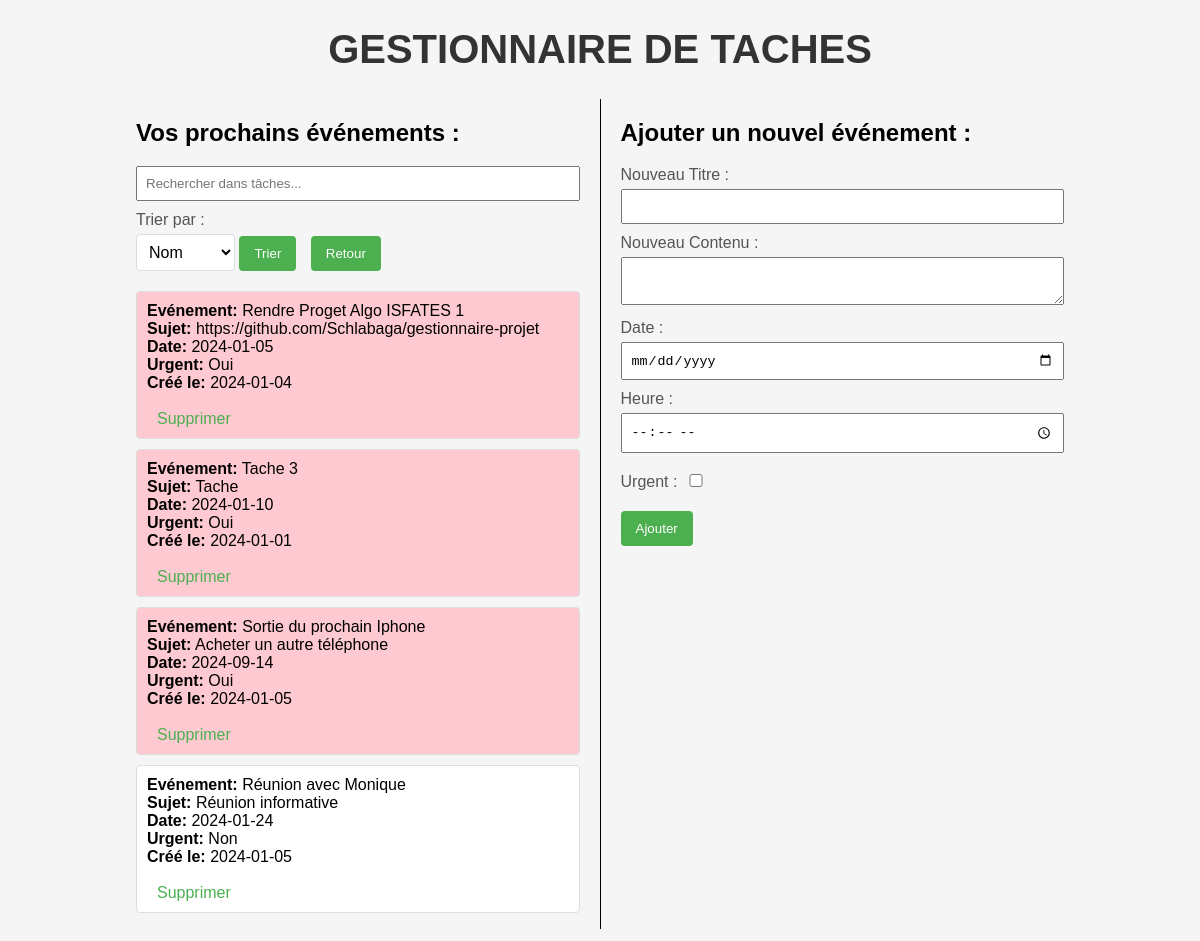
Before: / with the older database file.
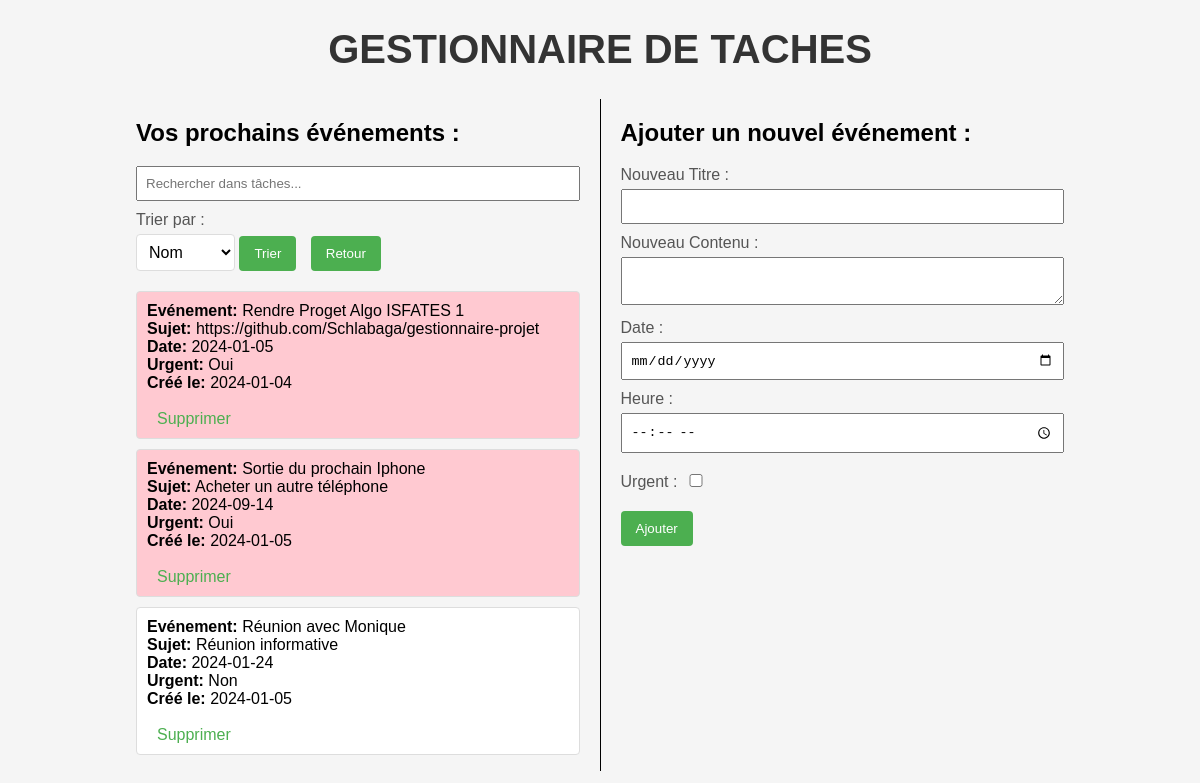
After: the same page with the newer database file.
### tables this page shows
CREATE TABLE taches (
                id INTEGER PRIMARY KEY AUTOINCREMENT,
                titre TEXT NOT NULL,
                contenu TEXT NOT NULL,
                date DATETIME,
                urgent BIT, 
                creation DATETIME DEFAULT CURRENT_TIMESTAMP  
            );

### main.py (the view)
    def accueil(self):
        self.gestionnaire_taches.supprimer_taches_expirees()
        taches = self.gestionnaire_taches.recuperer_taches()
        return render_template('accueil.html', taches=taches)

### main.py (called while the page is built)
    def recuperer_taches(self):
        with self.base_de_donnees as conn:
            cursor = conn.cursor()
            cursor.execute('SELECT id, titre, contenu, urgent, date, creation FROM taches ORDER BY date')
            rows = cursor.fetchall()
            taches = []
            for row in rows:
                id, titre, contenu, urgent, date_str, creation_str = row
                date_obj = datetime.strptime(date_str, '%d/%m/%Y %H:%M').date()
                creation_obj = datetime.strptime(creation_str, '%Y-%m-%d %H:%M:%S.%f')
                taches.append(Tache(id, titre, contenu, urgent, date_obj, creation_obj))
        return taches

    def supprimer_taches_expirees(self):
        date_actuelle = date.today()
        taches_expirees = [tache for tache in self.taches if tache.date < date_actuelle]
        with self.base_de_donnees as conn:
            cursor = conn.cursor()
            for tache in taches_expirees:
                cursor.execute('DELETE FROM taches WHERE id = ?', (tache.id,))
        self.taches = self.recuperer_taches()

### templates/accueil.html (shortened to what this page needs)
<!DOCTYPE html>
<html lang="fr">
<head>
</head>
<body>
    <h1>GESTIONNAIRE DE TACHES</h1>
    <div class="container">
        <div class="event-container">
            {% if taches %}
                <ul id="liste-taches">
                    <h2>Vos prochains événements&nbsp;:</h2>
                    <input type="text" id="search" onkeyup="searchFunction()"
                    placeholder="Rechercher dans tâches...">
                    <form action="/trier_evenements" method="post">
                        <label for="tri">Trier par&nbsp;:</label>
                        <select name="tri" id="tri">
                            <option value="nom" selected>Nom</option>
                        </select>
                        <button type="submit">Trier</button>
                        <a href="{{ url_for('accueil') }}">
                            <button type="button">Retour</button>
                        </a>
                    </form>
                    {% for tache in taches %}
                        <li class="{{ 'urgent' if tache.urgent else '' }}">
                            <strong>Evénement:</strong> {{ tache.titre }}<br>
                            <strong>Sujet:</strong> {{ tache.contenu }}<br>
                            <strong>Date:</strong> {{ tache.date }}<br>
                            <strong>Urgent:</strong> {% if tache.urgent %}Oui{% else %}Non{% endif %}<br>
                            <strong>Créé le:</strong> {{ tache.creation.strftime('%Y-%m-%d') }}<br><br>
                            <a href="{{ url_for('supprimer_tache', id=tache.id) }}">Supprimer</a>
                        </li>
                    {% endfor %}
                </ul>
            {% else %}
                <p>Aucun événement à afficher.</p>
            {% endif %}
        </div>
        <div class="form-container">
            <h2>Ajouter un nouvel événement&nbsp;:</h2>
            <form action="/ajouter_tache" method="post">
                <label for="titre">Nouveau Titre&nbsp;:</label>
                <input type="text" name="titre" required>
                <label for="contenu">Nouveau Contenu&nbsp;:</label>
                <textarea name="contenu" required></textarea>
                <label for="date">Date&nbsp;:</label>
                <input type="date" name="date" min="{{ date_actuelle }}" required>
                <label for="heure">Heure&nbsp;:</label>
                <input type="time" name="heure" required>
                <label class="urgent-label" for="urgent">Urgent&nbsp;:</label>
                <input type="checkbox" name="urgent" id="urgent" class="urgent-checkbox">
                <button type="submit">Ajouter</button>
            </form>
        </div>
    </div>
</body>
</html>

Changed rows visible on the page:
removed taches: titre "Tache 3", contenu "Tache", date "2024-01-10", urgent "Oui", creation "2024-01-01"
